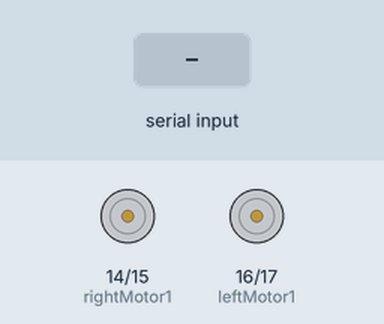
A sketch run on a simulated Arduino Uno, built with avr-gcc and run on an emulated ATmega328P. On the bench: motor-driver pin pairs drawn as motors (green arrow = first pin HIGH = forward, orange = second pin HIGH = backward, longer = more drive, scaled by the enable pin). The inputs (shaded band) are chosen by the test bench. What the sketch prints to the serial monitor is not drawn.

Above: at 1.2 s.
1.3 s: byte 1 (FORWARD) received over Serial
At 2.3 s:
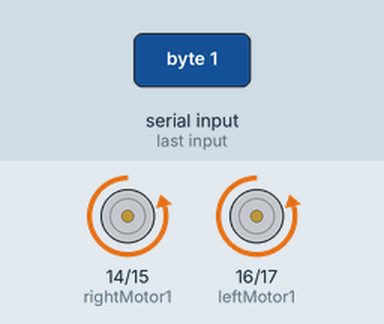
2.8 s: byte 2 (BACKWARD) received over Serial
At 3.5 s:
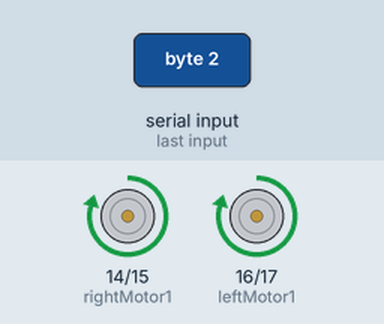
4.3 s: byte 3 (TURNLEFT) received over Serial
At 4.6 s:
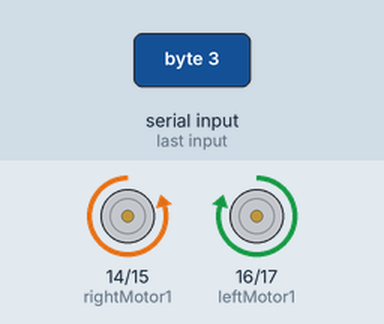
5.8 s: byte 4 (TURNRIGHT) received over Serial
At 7.0 s:
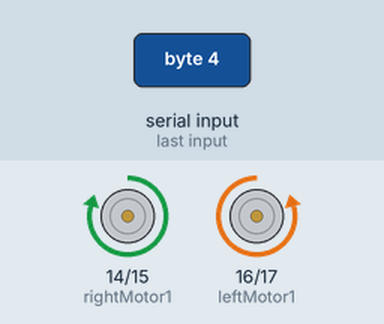
7.3 s: "1" received over Serial
At 8.1 s:
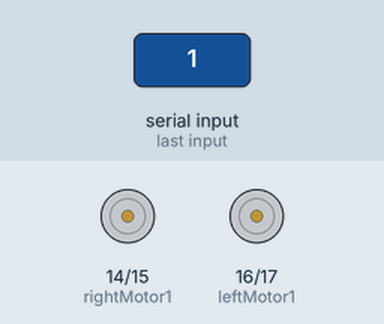
Timing chart, 0 to 9.8 s (numbered marks = the images above; inputs shaded):
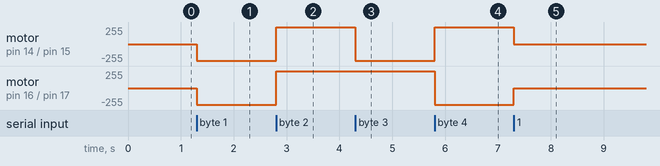

Measured:
- after the input at 1.3 s, motor on pin 14 (rightMotor1) / pin 15 (rightMotor2), motor on pin 16 (leftMotor1) / pin 17 (leftMotor2): stopped → backward 250/255 at once
- after the input at 2.8 s, motor on pin 14 (rightMotor1) / pin 15 (rightMotor2), motor on pin 16 (leftMotor1) / pin 17 (leftMotor2): backward 250/255 → forward 250/255 at once
- after the input at 4.3 s, motor on pin 14 (rightMotor1) / pin 15 (rightMotor2): forward 250/255 → backward 250/255 at once
- after the input at 5.8 s, motor on pin 14 (rightMotor1) / pin 15 (rightMotor2): backward 250/255 → forward 250/255 at once; motor on pin 16 (leftMotor1) / pin 17 (leftMotor2): forward 250/255 → backward 250/255 at once
- after the input at 7.3 s, motor on pin 14 (rightMotor1) / pin 15 (rightMotor2): forward 250/255 → stopped at once; motor on pin 16 (leftMotor1) / pin 17 (leftMotor2): backward 250/255 → stopped at once

The sketch:

_Final_Bluetooth_Remote_Control.ino
```cpp
#define STOP      0
#define FORWARD   1
#define BACKWARD  2
#define TURNLEFT  3
#define TURNRIGHT 4

int leftMotor1 = 16;
int leftMotor2 = 17;
int rightMotor1 = 14;
int rightMotor2 = 15;

int leftPWM = 5;
int rightPWM = 6;

void setup() {
  // put your setup code here, to run once:
  Serial.begin(9600);
  pinMode(leftMotor1, OUTPUT);
  pinMode(leftMotor2, OUTPUT);
  pinMode(rightMotor1, OUTPUT);
  pinMode(rightMotor2, OUTPUT);
}

void loop() {
  // put your main code here, to run repeatedly:
  //usart read
  if(Serial.available()>0)
  {
    char cmd = Serial.read();//读取蓝牙模块发送到串口的数据

    Serial.print(cmd);
    motorRun(cmd);

  }
}
void motorRun(int cmd)
{
  switch(cmd){
    case FORWARD:
      Serial.println("FORWARD");  // Output status
      analogWrite(leftPWM, 250);  // Set PWM output, namely, setup speed
      analogWrite(rightPWM, 250);
      digitalWrite(leftMotor1, LOW);
      digitalWrite(leftMotor2, HIGH);
      digitalWrite(rightMotor1, LOW);
      digitalWrite(rightMotor2, HIGH);
      break;
     case BACKWARD:
      Serial.println("BACKWARD");     // Output status
      analogWrite(leftPWM, 250);  // Set PWM output, namely, setup speed
      analogWrite(rightPWM, 250);
      digitalWrite(leftMotor1, HIGH);
      digitalWrite(leftMotor2, LOW);
      digitalWrite(rightMotor1, HIGH);
      digitalWrite(rightMotor2, LOW);
      break;
     case TURNLEFT:
      Serial.println("TURN  LEFT");   // Output status
      analogWrite(leftPWM, 250);  // Set PWM output, namely, setup speed
      analogWrite(rightPWM, 250);
      digitalWrite(leftMotor1, HIGH);
      digitalWrite(leftMotor2, LOW);
      digitalWrite(rightMotor1, LOW);
      digitalWrite(rightMotor2, HIGH);
      break;
     case TURNRIGHT:
      Serial.println("TURN  RIGHT");  // Output status
      analogWrite(leftPWM, 250);  // Set PWM output, namely, setup speed
      analogWrite(rightPWM, 250);
      digitalWrite(leftMotor1, LOW);
      digitalWrite(leftMotor2, HIGH);
      digitalWrite(rightMotor1, HIGH);
      digitalWrite(rightMotor2, LOW);
      break;
     default:
      Serial.println("STOP");   // Output status
      analogWrite(leftPWM, 0);  // Set PWM output, namely, setup speed
      analogWrite(rightPWM, 0);
      digitalWrite(leftMotor1, LOW);
      digitalWrite(leftMotor2, LOW);
      digitalWrite(rightMotor1, LOW);
      digitalWrite(rightMotor2, LOW);
  }
}
```
